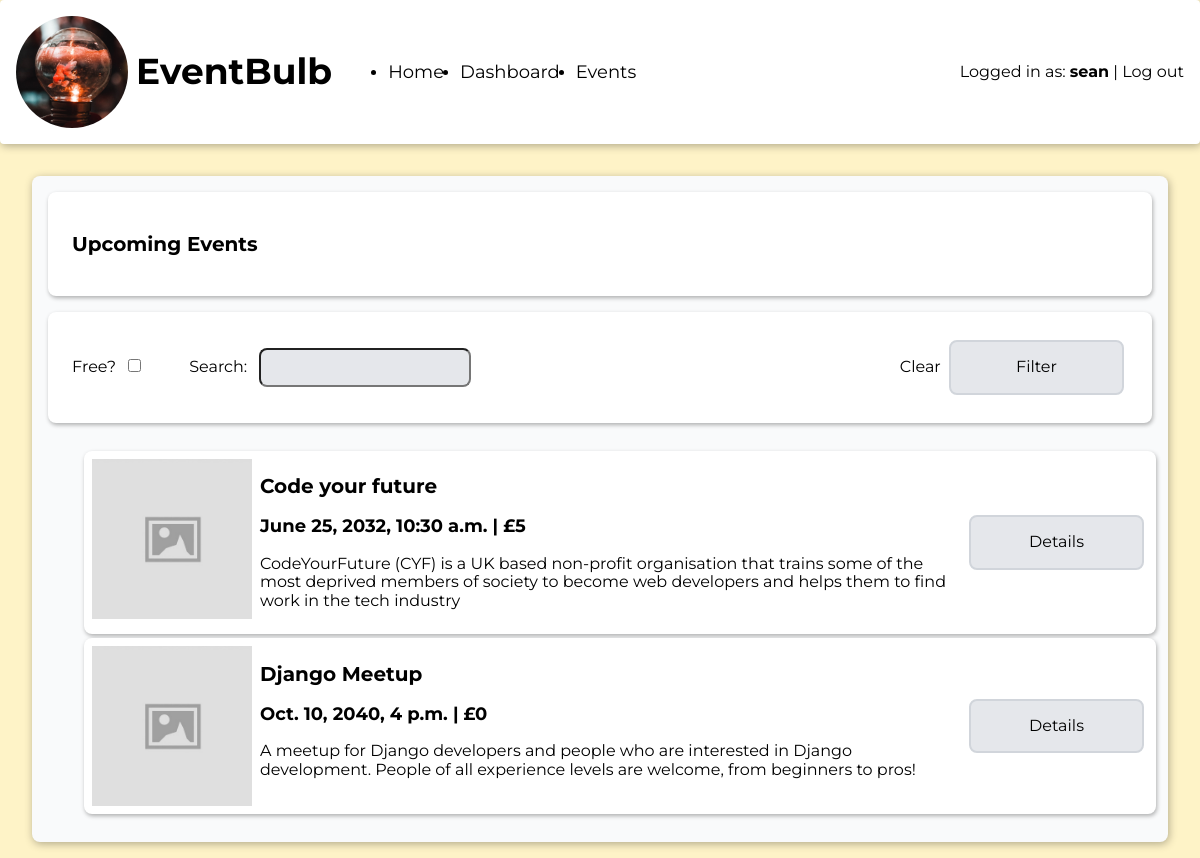
Screenshot of /events/ (signed in) with the database file from the repository.
### events/models.py (models this page shows)
class Event(models.Model):
    title = models.CharField(max_length=255)
    description = models.TextField()
    datetime = models.DateTimeField()
    cost = models.IntegerField()

### events/views.py (the view)
# urls.py: path('', views.list, name="events_list"),
def list(request):
    today = datetime.today()
    filter_map = {
        'title': 'title__icontains',
        'is_free': 'cost'
    }
    filters = {}
    for key, value in request.GET.items():
        filter_key = filter_map[key]
        filters[filter_key] = value
    events = Event.objects.filter(
          datetime__gte=today).filter(**filters).order_by('datetime')
    return render(request, 'events/list.html', {'events': events})

### templates/events/list.html (shortened to what this page needs)
{% extends 'base.html' %}
{% load static %}
{% block content %}
  <main>
    <section id="event-list" class="card-background">
      <section class="card">
        <h2>Upcoming Events</h2>
      </section>
      <section class="card">
        <form action="{% url 'events_list' %}" method="get" class="filter-controls-form">
          <div class="filter-controls">
            <div class="input-group">
              <label for="is_free">Free?</label>
              <input type="checkbox" name="is_free" id="is_free" value="0" />
            </div>
            <div class="input-group">
              <label for="title">Search:</label>
              <input type="text" name="title" id="title">
            </div>
          </div>
          <div>
            <a href="{% url 'events_list' %}" >Clear</a>
            <button type="submit" class="button gray">
            Filter
            </button>
          </div>
        </form>
      </section>
      <ul class="events-list">
        {% for event in events %}
          <li class="card event">
            <img class="event-image" src="{% static 'images/image_placeholder.jpg' %}" alt="">
            <div class="event-info">
              <h2>{{ event.title }}</h2>
              <h3>{{ event.datetime }} | £{{ event.cost }}</h3>
              <p>{{ event.description }}</p>
            </div>
            <div class="event-controls">
              <a href="{% url 'events_details' event.id %}" class="button gray">Details</a>
            </div>
          </li>
        {% endfor %}
      </ul>
    </section>
  </main>
{% endblock %}

### templates/base.html (shortened to what this page needs)
{% load static %}
<!DOCTYPE html>
<html lang="en">
<head>
  <link href="https://cdnjs.cloudflare.com/ajax/libs/normalize/8.0.1/normalize.min.css" rel="stylesheet">
  <link href="https://cdnjs.cloudflare.com/ajax/libs/meyer-reset/2.0/reset.min.css" rel="stylesheet">
  <link rel="stylesheet" href="{% static 'css/style.css' %}">
</head>
<body>
  <header class="navbar">
    <section>
      <img class="logo" src="{% static 'images/logo.jpg' %}" alt="EventBulb Logo">
      <h1 class="site-heading">EventBulb</h1>
      <nav>
        <ul>
          <li>
            <a href="{% url 'information_home' %}">Home</a>
          </li>
          {% if user.is_authenticated %}
          <li >
            <a href="#">Dashboard</a>
          </li>
          {% endif %}
          <li>
            <a href="{% url 'events_list' %}">Events</a>
          </li>
        </ul>
      </nav>
    </section>
    <nav class="auth-nav">
      {% if user.is_authenticated %}
      <span>Logged in as: <span class="logged-in-username">{{ user.username }}</span></span>
      <span> | </span>
      <a href="{% url 'accounts_logout' %}">Log out</a>
      {% else %}
      <a href="{% url 'accounts_login' %}">Log in</a>
      <span> | </span>
      <a href="{% url 'accounts_register' %}">Register</a>
      {% endif %}
    </nav>
  </header>
  {% block content %}{% endblock content %}
</body>
</html>

### static/css/style.css (style rules this page uses)
:root { --shadow: 1px 2px 8px rgba(0,0,0,0.3); --shadow-small: 1px 2px 4px rgba(0,0,0,0.3); --yellow : #FEF3C7; --yellow-accent: #FDE68A; --gray: #E5E7EB; --gray-accent: #D1D5DB; --gray-light: #F9FAFB; --red: #FECACA; --red-accent: #FCA5A5; }
body { background-color: var(--yellow); display: flex; flex-direction: column; height: 100vh; font-family: 'Montserrat', Helvetica, Arial, sans-serif; }
a { color: inherit; text-decoration: inherit; }
h2 { font-size: 1.25rem; }
h3 { font-size: 1.125rem; }
.navbar { display: grid; grid-template-columns: 1fr 1fr; align-items: center; background-color: white; border-radius: 0.25rem; padding: 1rem; box-shadow: var(--shadow) }
.navbar > section { display: flex; align-items: center; }
.navbar .logo { margin-right: 0.5rem; height: 7rem; width: 7rem; object-fit: cover; border-radius: 100%; }
.site-heading { font-size: 1.5rem; }
.navbar .site-heading { font-size: 2.25rem; margin-right: 1rem; }
.navbar > .auth-nav { justify-self: flex-end; }
.navbar nav > ul { display: flex; align-items: center; }
.navbar nav > ul > li { margin-right: 1rem; }
.navbar nav > ul > li > a, .navbar nav > ul > li > span { font-size: 1.125rem; }
.logged-in-username { font-weight: bold; }
main { margin: 1rem; padding: 1rem; display: grid; gap: 1rem; flex-grow: 1; flex-shrink: 1; }
.card-background { background-color: var(--gray-light); padding: 0.5rem; box-shadow: var(--shadow); border-radius: 0.5rem; display: flex; flex-direction: column; }
.card { margin: 0.5rem; padding: 1.5rem; background-color: white; border-radius: 0.5rem; box-shadow: var(--shadow-small) }
.filter-controls-form { display: flex; justify-content: space-between; }
.filter-controls { display: flex; align-items: center; margin-right: 1.5rem; }
.filter-controls > .input-group { margin-right: 1.5rem; }
.filter-controls > .input-group > label { margin-right: 0.5rem; }
input[type="text"], input[type="password"], textarea { padding: 0.5rem; background-color: var(--gray); border-radius: 0.5rem; }
.button { padding: 1rem; border-radius: 0.5rem; min-width: 175px; margin: 0.25rem; box-sizing: border-box; transition: background-color 150ms; text-align: center; cursor: pointer; }
.button.gray { background-color: var(--gray); border: 2px solid var(--gray-accent); }
.card.event { margin: 0.25rem; padding: 0.5rem; background-color: white; border-radius: 0.5rem; box-shadow: var(--shadow-small); display: flex; align-items: start; }
.event-image { background-color: var(--gray); object-fit: cover; width: 10rem; height: 10rem; margin-right: 0.5rem; }
.event > .event-info { flex-grow: 1; }
.event > .event-controls { flex-shrink: 1; align-self: center; justify-self: center; display: flex; flex-direction: column; }

### rows the page displays
Event: title "Code your future", datetime "June 25, 2032, 10:30 a.m.", cost "5", description "CodeYourFuture (CYF) is a UK based non-profit organisation that trains some of the most deprived members of society to become web developers and helps them to find work in the tech industry"
Event: title "Django Meetup", datetime "Oct. 10, 2040, 4 p.m.", cost "0", description "A meetup for Django developers and people who are interested in Django development. People of all experience levels are welcome, from beginners to pros!"

### other values shown
{{ user.username }} "sean"
